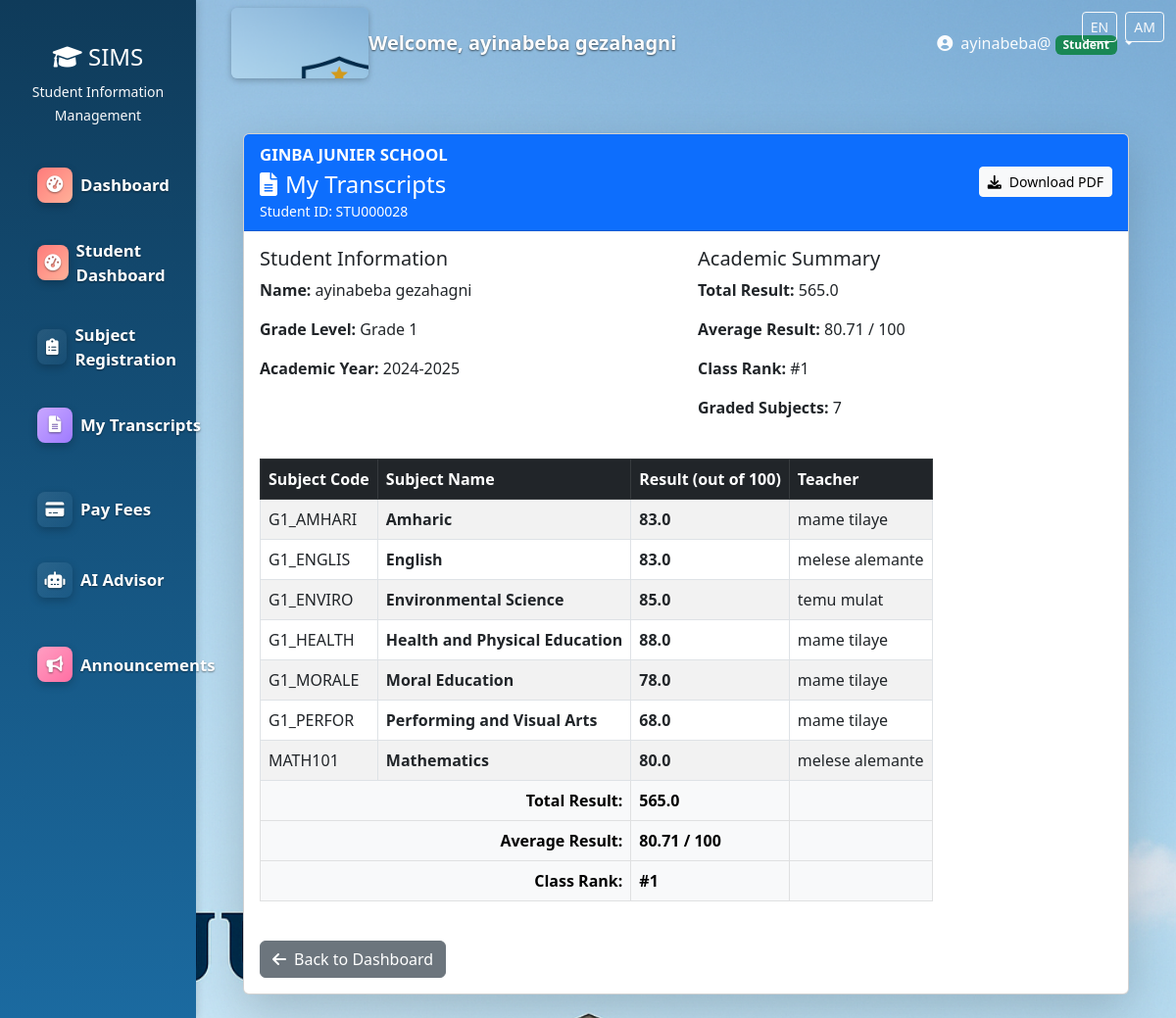
The page /students/transcripts/ (signed in) on the database its author committed.
### users/models.py (models this page shows, shortened)
class User(AbstractUser):
    ROLE_CHOICES = (
        ('admin', 'Administrator'),
        ('teacher', 'Teacher'),
        ('student', 'Student'),
        ('registrar', 'Registrar'),
        ('finance', 'Finance Officer'),
        ('parent', 'Parent'),
    )
    role = models.CharField(max_length=20, choices=ROLE_CHOICES)
    phone = models.CharField(max_length=15, blank=True)
    address = models.TextField(blank=True)
    date_of_birth = models.DateField(null=True, blank=True)
    profile_picture = models.ImageField(upload_to='profiles/', null=True, blank=True)
    is_approved = models.BooleanField(default=False)
    created_at = models.DateTimeField(auto_now_add=True)

class StudentProfile(models.Model):
    GRADE_CHOICES = [
        (1, 'Grade 1'),
        (2, 'Grade 2'),
        (3, 'Grade 3'),
        (4, 'Grade 4'),
        (5, 'Grade 5'),
        (6, 'Grade 6'),
        (7, 'Grade 7'),
        (8, 'Grade 8'),
    ]
    SEMESTER_CHOICES = [
        ('first', 'First Semester'),
        ('second', 'Second Semester'),
    ]
    user = models.OneToOneField(User, on_delete=models.CASCADE)
    student_id = models.CharField(max_length=20, unique=True)
    grade_level = models.IntegerField(choices=GRADE_CHOICES, default=1)
    current_semester = models.CharField(max_length=10, choices=SEMESTER_CHOICES, default='first')
    academic_year = models.CharField(max_length=9, default='2024-2025')
    enrollment_date = models.DateField(auto_now_add=True)
    balance = models.DecimalField(max_digits=10, decimal_places=2, default=5000.00)
    homeroom = models.ForeignKey(
        User,
        null=True,
        blank=True,
        on_delete=models.SET_NULL,
        limit_choices_to={'role': 'teacher'},
        related_name='homeroom_students'
    )
    is_repeating = models.BooleanField(default=False)
    repeated_years = models.PositiveSmallIntegerField(default=0)

### subjects/models.py (models this page shows, shortened)
class Subject(models.Model):
    GRADE_LEVEL_CHOICES = [
        (1, 'Grade 1'),
        (2, 'Grade 2'),
        (3, 'Grade 3'),
        (4, 'Grade 4'),
        (5, 'Grade 5'),
        (6, 'Grade 6'),
        (7, 'Grade 7'),
        (8, 'Grade 8'),
    ]
    SUBJECT_TYPES = [
        ('core', 'Core'),
        ('elective', 'Elective'),
        ('lab', 'Laboratory'),
    ]
    name = models.CharField(max_length=200)
    code = models.CharField(max_length=20, unique=True)
    description = models.TextField(blank=True)
    credit_hours = models.PositiveIntegerField(default=3, help_text="Credit hours for this subject")
    subject_type = models.CharField(max_length=20, choices=SUBJECT_TYPES, default='core')
    grade_level = models.IntegerField(
        choices=GRADE_LEVEL_CHOICES,
        help_text="Select the grade level for this subject"
    )
    day_of_week = models.CharField(max_length=3, choices=Teacher.DAYS_OF_WEEK, blank=True)
    start_time = models.TimeField(null=True, blank=True)
    end_time = models.TimeField(null=True, blank=True)
    room = models.CharField(max_length=50, blank=True)
    sessions_per_week = models.PositiveSmallIntegerField(default=3, help_text='Number of sessions per week')
    instructor = models.ForeignKey(
        Teacher,
        on_delete=models.SET_NULL,
        null=True,
        blank=True,
        related_name='subjects'
    )
    assigned_by_registrar = models.BooleanField(default=False)
    max_capacity = models.IntegerField(default=30)
    academic_year = models.CharField(max_length=9, blank=True, null=True, help_text='Format: YYYY-YYYY (e.g., 2025-2026)')
    is_active = models.BooleanField(default=True)
    created_at = models.DateTimeField(auto_now_add=True)
    updated_at = models.DateTimeField(auto_now=True)
    class Meta:
        ordering = ['grade_level', 'code']

### users/decorators.py (the view)
        def wrapper(request, *args, **kwargs):
            if request.user.is_authenticated:
                if request.user.role in allowed_roles or request.user.is_superuser:
                    return view_func(request, *args, **kwargs)
            messages.error(request, "You don't have permission to access this page.")
            return redirect('dashboard')

### subjects/models.py (called while the page is built)
    def get_semester_display(self):
        return dict(self.SEMESTER_CHOICES).get(self.semester, self.semester)

### users/views.py (called while the page is built)
def letter_grade_to_numeric(letter):
    if not letter:
        return None
    return LETTER_GRADE_TO_SCORE.get(letter.strip().upper())

### templates/students/view_transcripts.html (shortened to what this page needs)
{% extends 'base.html' %}
{% load static %}
{% block content %}
<div class="container-fluid py-4">
    <div class="row">
        <div class="col-12">
            <div class="card shadow-lg">
                <div class="card-header bg-primary text-white d-flex justify-content-between align-items-center">
                    <div>
                        <div style="font-weight:700; font-size:1.05rem;">GINBA JUNIER SCHOOL</div>
                        <h4 class="card-title mb-0 mt-1">
                            <i class="fas fa-file-alt me-2"></i>My Transcripts
                        </h4>
                        <small>Student ID: {{ student_profile.student_id|default:"N/A" }}</small>
                    </div>
                    {% if transcript_data %}
                    <a href="{% url 'download_transcript_pdf' %}" class="btn btn-light btn-sm">
                        <i class="fas fa-download me-2"></i>Download PDF
                    </a>
                    {% endif %}
                </div>
                <div class="card-body">
                    <div class="row mb-4">
                        <div class="col-md-6">
                            <h5>Student Information</h5>
                            <p><strong>Name:</strong> {{ student.get_full_name|default:student.username }}</p>
                            <p><strong>Grade Level:</strong> Grade {{ student_profile.grade_level|default:"N/A" }}</p>
                            <p><strong>Academic Year:</strong> {{ student_profile.academic_year|default:"N/A" }}</p>
                        </div>
                        <div class="col-md-6">
                            <h5>Academic Summary</h5>
                            <p><strong>Total Result:</strong> {{ total_result|default:"0" }}</p>
                            <p><strong>Average Result:</strong> {{ average_result|default:"0" }} / 100</p>
                            {% if class_rank %}
                            <p><strong>Class Rank:</strong> #{{ class_rank }}</p>
                            {% endif %}
                            <p><strong>Graded Subjects:</strong> {{ graded_count|default:"0" }}</p>
                        </div>
                    </div>
                    {% if transcript_data %}
                    <div class="table-responsive">
                        <table class="table table-striped table-bordered">
                            <thead class="table-dark">
                                <tr>
                                    <th>Subject Code</th>
                                    <th>Subject Name</th>
                                    <th>Result (out of 100)</th>
                                    <th>Teacher</th>
                                </tr>
                            </thead>
                            <tbody>
                                {% for item in transcript_data %}
                                <tr>
                                    <td>{{ item.subject_code|default:"N/A" }}</td>
                                    <td><strong>{{ item.subject_name }}</strong></td>
                                    <td>
                                        <strong>{{ item.score }}</strong>
                                    </td>
                                    <td>{{ item.teacher }}</td>
                                </tr>
                                {% endfor %}
                            </tbody>
                            <tfoot class="table-light">
                                <tr>
                                    <td colspan="2" class="text-end"><strong>Total Result:</strong></td>
                                    <td><strong>{{ total_result|default:"0" }}</strong></td>
                                    <td></td>
                                </tr>
                                <tr>
                                    <td colspan="2" class="text-end"><strong>Average Result:</strong></td>
                                    <td><strong>{{ average_result|default:"0" }} / 100</strong></td>
                                    <td></td>
                                </tr>
                                {% if class_rank %}
                                <tr>
                                    <td colspan="2" class="text-end"><strong>Class Rank:</strong></td>
                                    <td><strong>#{{ class_rank }}</strong></td>
                                    <td></td>
                                </tr>
                                {% endif %}
                            </tfoot>
                        </table>
                    </div>
                    {% else %}
                    <div class="alert alert-info text-center">
                        <i class="fas fa-info-circle me-2"></i>
                        <strong>No transcript data available yet.</strong><br>
                        Your transcript will appear here once your teachers have filled in your results.
                    </div>
                    {% endif %}
                    <div class="mt-4">
                        <a href="{% url 'student_dashboard' %}" class="btn btn-secondary">
                            <i class="fas fa-arrow-left me-2"></i>Back to Dashboard
                        </a>
                    </div>
                </div>
            </div>
        </div>
    </div>
</div>
{% endblock %}

### templates/base.html (shortened to what this page needs)
<!DOCTYPE html>
{% load i18n %}
<html lang="{{ LANGUAGE_CODE|default:'en' }}">
  <head>
    {% load static %}
    <link
      href="https://cdn.jsdelivr.net/npm/bootstrap@5.3.0/dist/css/bootstrap.min.css"
      rel="stylesheet"
    />
    <link
      href="https://cdnjs.cloudflare.com/ajax/libs/font-awesome/6.0.0/css/all.min.css"
      rel="stylesheet"
    />
  </head>
  <body>
    <div style="position:fixed;right:12px;top:12px;z-index:1050">
      <form id="lang-form" action="/i18n/setlang/" method="post" style="display:inline">
        <button name="language" value="en" class="btn btn-sm btn-outline-light me-1" type="submit">EN</button>
        <button name="language" value="am" class="btn btn-sm btn-outline-light" type="submit">AM</button>
      </form>
    </div>
    {% if user.is_authenticated %}
    <div class="container-fluid">
      <div class="row">
        <nav class="col-md-3 col-lg-2 d-none d-md-block sidebar">
          <div class="position-sticky pt-4">
            <div class="text-center mb-4">
              <h4 class="text-white">
                <i class="fas fa-graduation-cap"></i> SIMS
              </h4>
              <small class="text-light">Student Information Management</small>
            </div>
            <ul class="nav flex-column">
              <li class="nav-item">
                <a
                  class="nav-link {% if request.resolver_match.url_name == 'dashboard' %}active{% endif %}"
                  href="{% url 'dashboard' %}"
                >
                  <i class="fas fa-tachometer-alt me-2"></i>Dashboard
                </a>
              </li>
              {% if user.role == 'student' or user.is_student %}
              <li class="nav-item">
                <a class="nav-link" href="{% url 'student_dashboard' %}">
                  <i class="fas fa-tachometer-alt me-2"></i>Student Dashboard
                </a>
              </li>
              <li class="nav-item">
                <a class="nav-link" href="{% url 'subject_registration' %}">
                  <i class="fas fa-clipboard-list me-2"></i>Subject Registration
                </a>
              </li>
              <li class="nav-item">
                <a class="nav-link" href="{% url 'view_transcripts' %}">
                  <i class="fas fa-file-alt me-2"></i>My Transcripts
                </a>
              </li>
              <li class="nav-item">
                <a class="nav-link" href="{% url 'pay_fees' %}">
                  <i class="fas fa-credit-card me-2"></i>Pay Fees
                </a>
              </li>
              <li class="nav-item">
                <a class="nav-link" href="{% url 'interact_with_ai' %}">
                  <i class="fas fa-robot me-2"></i>AI Advisor
                </a>
              </li>
              <li class="nav-item">
                <a class="nav-link" href="{% url 'view_announcements' %}">
                  <i class="fas fa-bullhorn me-2"></i>Announcements
                </a>
              </li>
              {% endif %}
            </ul>
          </div>
        </nav>
        <main class="col-md-9 ms-sm-auto col-lg-10 px-md-4 main-content">
          <nav
            class="navbar navbar-expand-lg navbar-light bg-white shadow-sm mb-4"
          >
            <div class="container-fluid">
              <span class="site-logo" aria-hidden="true"></span>
              <span class="navbar-brand">Welcome, {{ user.get_full_name|default:user.username }}</span>
              <div class="navbar-nav ms-auto">
                <div class="nav-item dropdown">
                  <a
                    class="nav-link dropdown-toggle"
                    href="#"
                    id="navbarDropdown"
                    role="button"
                    data-bs-toggle="dropdown"
                  >
                    <i class="fas fa-user-circle me-1"></i> {{ user.username }}
                    <span
                      class="badge bg-{% if user.role == 'admin' %}danger{% elif user.role == 'teacher' %}info{% elif user.role == 'student' %}success{% elif user.role == 'parent' %}warning{% else %}secondary{% endif %}"
                    >
                      {{ user.get_role_display }}
                    </span>
                  </a>
                </div>
              </div>
            </div>
          </nav>
          <div class="container-fluid">{% block content %}{% endblock %}</div>
        </main>
      </div>
    </div>
    {% endif %}
  </body>
</html>

### rows shown on the page
User: get_full_name "ayinabeba gezahagni", username "ayinabeba@", role "Student"
StudentProfile: student_id "STU000028", grade_level "1", academic_year "2024-2025"
Subject: subject_code "G1_AMHARI", subject_name "Amharic"
Subject: subject_code "G1_ENGLIS", subject_name "English"
Subject: subject_code "G1_ENVIRO", subject_name "Environmental Science"
Subject: subject_code "G1_HEALTH", subject_name "Health and Physical Education"
Subject: subject_code "G1_MORALE", subject_name "Moral Education"
Subject: subject_code "G1_PERFOR", subject_name "Performing and Visual Arts"
Subject: subject_code "MATH101", subject_name "Mathematics"

### other values the page prints
{{ total_result|default:"0" }} "565.0"
{{ average_result|default:"0" }} "80.71"
{{ class_rank }} "1"
{{ graded_count|default:"0" }} "7"
{{ item.score }} "83.0" "83.0" "85.0" "88.0" "78.0" "68.0" "80.0"
{{ item.teacher }} "mame tilaye" "melese alemante" "temu mulat" "mame tilaye" "mame tilaye" "mame tilaye" "melese alemante"
